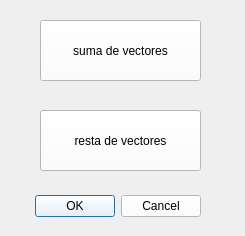
<?xml version="1.0" encoding="UTF-8"?>
<ui version="4.0">
 <class>sumas_de_vectores</class>
 <widget class="QDialog" name="sumas_de_vectores">
  <property name="geometry">
   <rect>
    <x>0</x>
    <y>0</y>
    <width>245</width>
    <height>236</height>
   </rect>
  </property>
  <property name="windowTitle">
   <string>Dialog</string>
  </property>
  <widget class="QDialogButtonBox" name="buttonBox">
   <property name="geometry">
    <rect>
     <x>-140</x>
     <y>190</y>
     <width>341</width>
     <height>32</height>
    </rect>
   </property>
   <property name="styleSheet">
    <string notr="true">background-color: rgb(255, 255, 255);</string>
   </property>
   <property name="orientation">
    <enum>Qt::Horizontal</enum>
   </property>
   <property name="standardButtons">
    <set>QDialogButtonBox::Cancel|QDialogButtonBox::Ok</set>
   </property>
  </widget>
  <widget class="QPushButton" name="pushButton">
   <property name="geometry">
    <rect>
     <x>40</x>
     <y>20</y>
     <width>161</width>
     <height>61</height>
    </rect>
   </property>
   <property name="styleSheet">
    <string notr="true">background-color: rgb(255, 255, 255);</string>
   </property>
   <property name="text">
    <string>suma de vectores</string>
   </property>
  </widget>
  <widget class="QPushButton" name="pushButton_2">
   <property name="geometry">
    <rect>
     <x>40</x>
     <y>110</y>
     <width>161</width>
     <height>61</height>
    </rect>
   </property>
   <property name="styleSheet">
    <string notr="true">background-color: rgb(255, 255, 255);</string>
   </property>
   <property name="text">
    <string>resta de vectores</string>
   </property>
  </widget>
 </widget>
 <resources/>
 <connections>
  <connection>
   <sender>buttonBox</sender>
   <signal>accepted()</signal>
   <receiver>sumas_de_vectores</receiver>
   <slot>accept()</slot>
   <hints>
    <hint type="sourcelabel">
     <x>248</x>
     <y>254</y>
    </hint>
    <hint type="destinationlabel">
     <x>157</x>
     <y>274</y>
    </hint>
   </hints>
  </connection>
  <connection>
   <sender>buttonBox</sender>
   <signal>rejected()</signal>
   <receiver>sumas_de_vectores</receiver>
   <slot>reject()</slot>
   <hints>
    <hint type="sourcelabel">
     <x>316</x>
     <y>260</y>
    </hint>
    <hint type="destinationlabel">
     <x>286</x>
     <y>274</y>
    </hint>
   </hints>
  </connection>
 </connections>
</ui>
